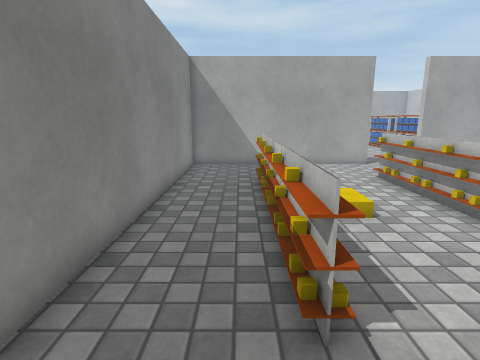
view 1 (above)

24 first-person views from a walk through a 3-D level made in the Unity game engine. The camera is 1.3 m above the floor, tilts 12° down and sees 80° across. The floor is counted in squares, 0.5 m on a side. Each view is taken from the middle of a square. On the plan, view 1 faces up. The plan holds only what a view shows up to about 19 squares ahead; the rest is blank. Surface patterns are stand-ins for the level's own textures.

view 2
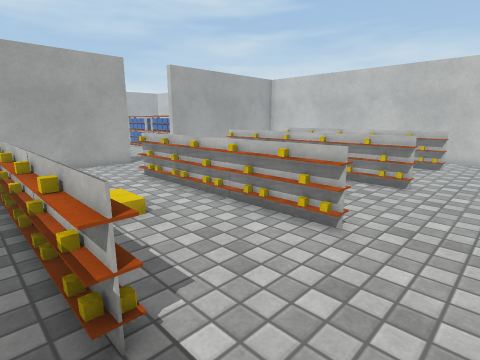

view 3
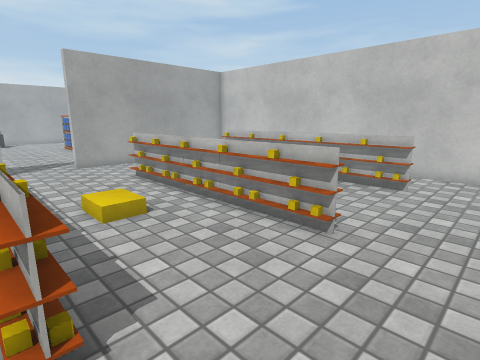

view 4
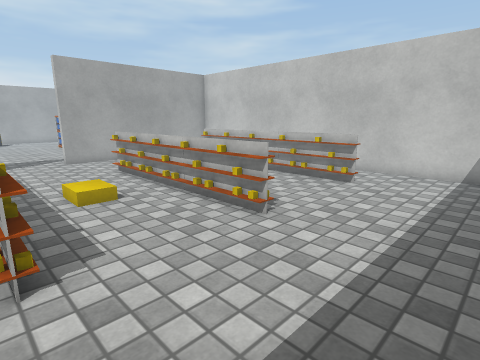

view 5
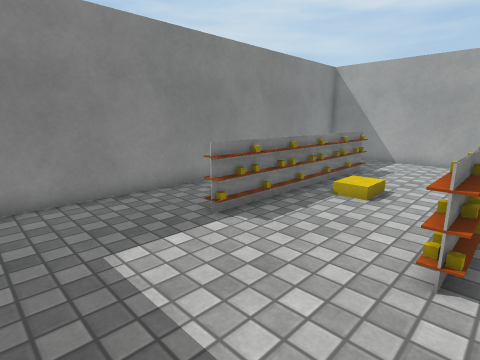

view 6
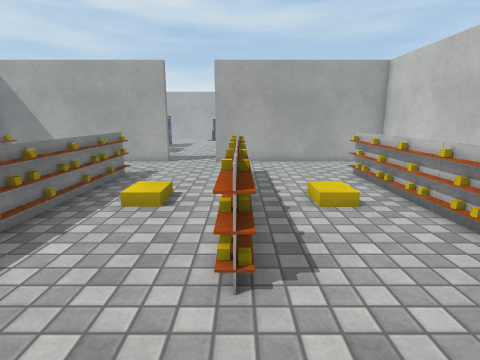

view 7
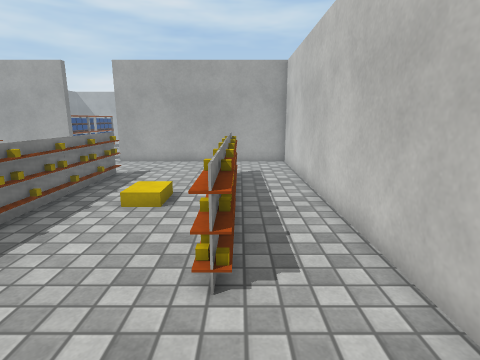

view 8
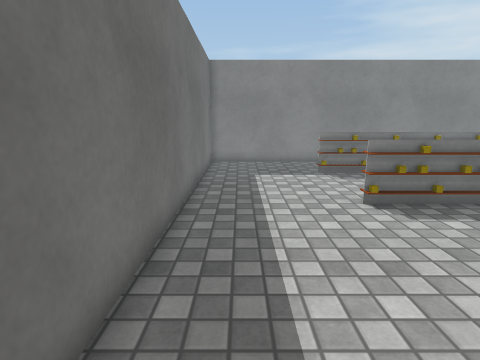

view 9
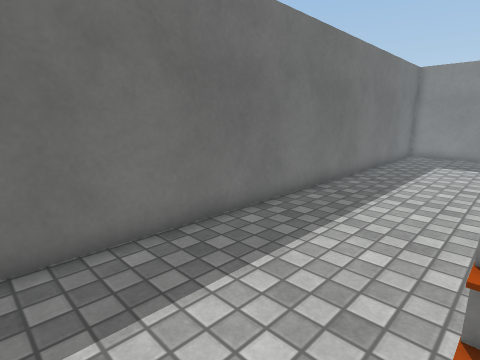

view 10
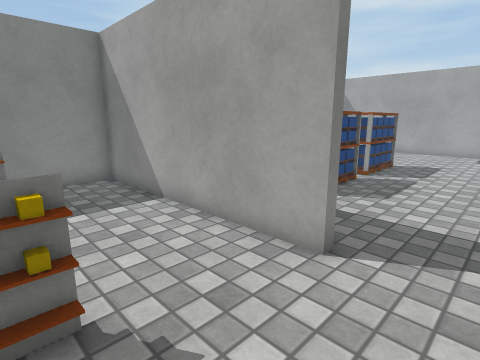

view 11
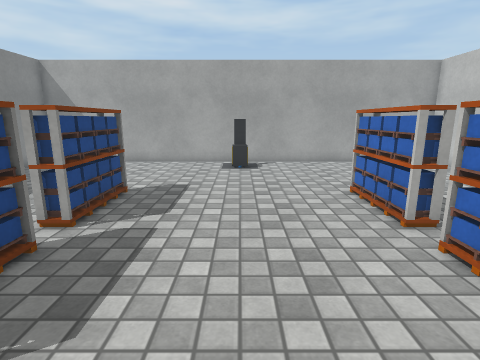

view 12
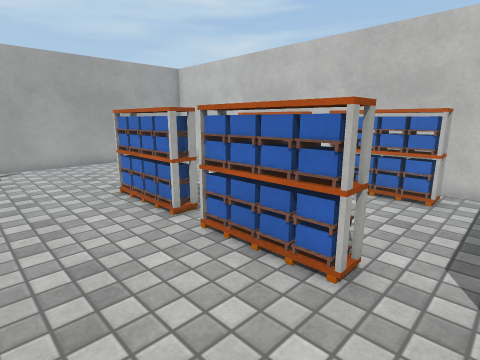

view 13
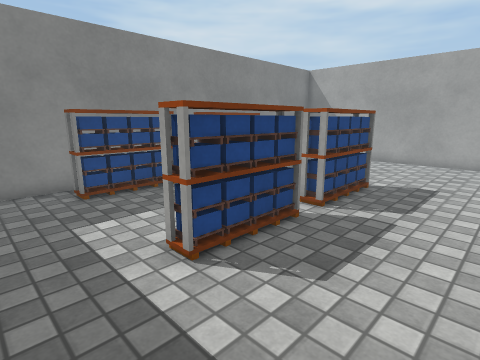

view 14
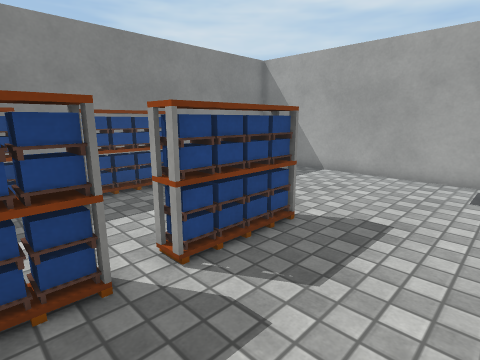

view 15
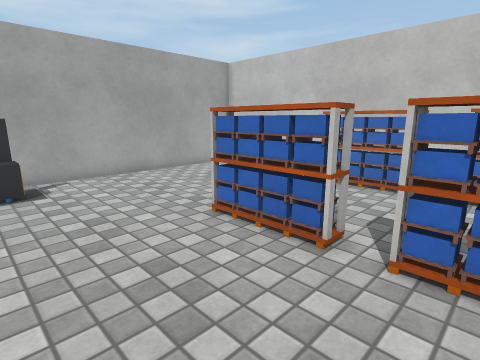

view 16
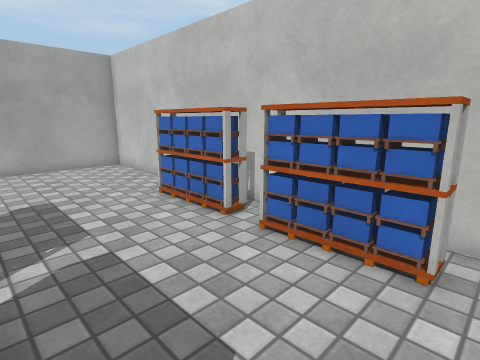

view 17
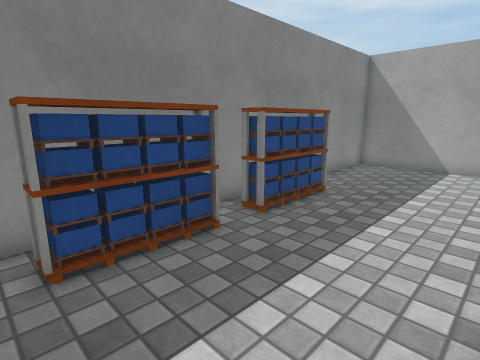

view 18
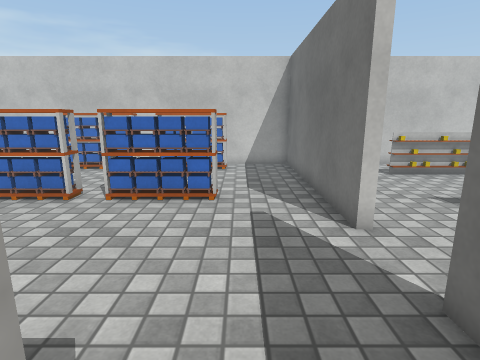

view 19
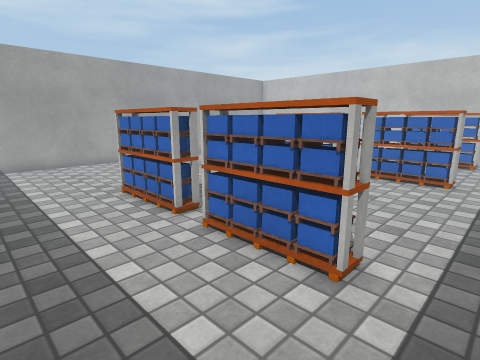

view 20
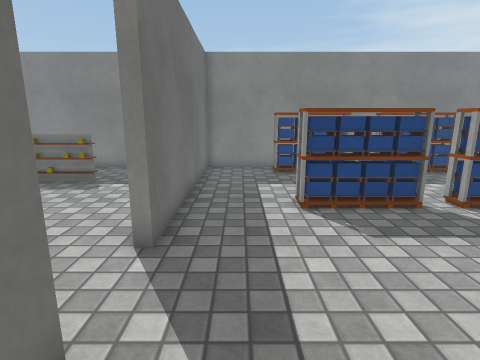

view 21
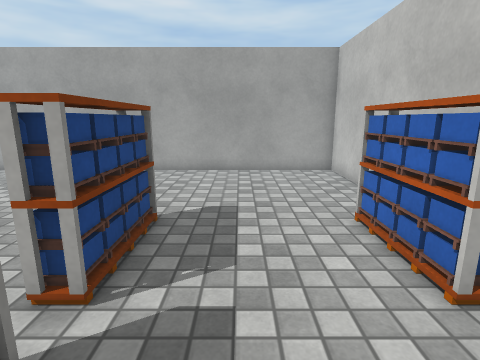

view 22
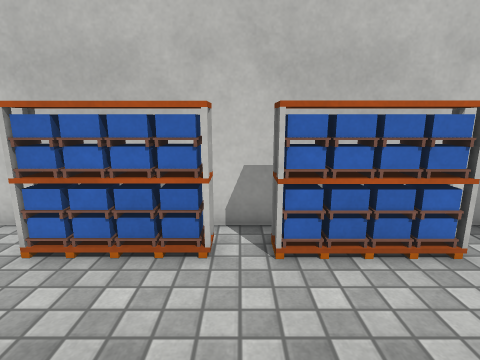

view 23
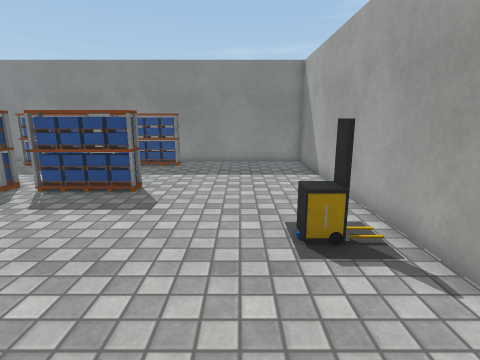

view 24
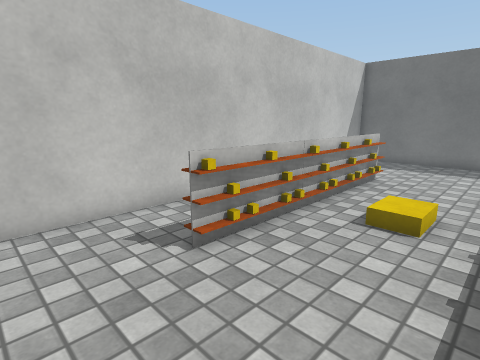

### Floor plan
Points are (right, up) in squares from view 1. A wall is a line through its corners. A room is listed if a view was taken in it or the views show most of it. See-through windows are left out.
Room 1 (views 1, 2, 3, 4, 5, 6, 7, 8, 9, 10, 24)
walls: (7.5, 17.2) (7.5, 16.8) (-2.8, 16.8) (-2.8, -2.8) (20.8, -2.8) (20.8, 16.8) (10.5, 16.8) (10.5, 17.2)
ways out: opening at (9, 17) to room 2
objects: other object (1, 3) to (1, 5); other object (1, 6) to (1, 7); other object (1, 8) to (1, 9); other object (1, 10) to (1, 11); other object (1, 12) to (1, 13); other object (6, 3) to (7, 5); other object (6, 6) to (7, 7); other object (6, 8) to (7, 9); other object (6, 10) to (7, 11); other object (6, 12) to (7, 13); other object (12, 3) to (12, 5); other object (12, 6) to (12, 7); other object (12, 8) to (12, 9); other object (12, 10) to (12, 11); other object (12, 12) to (12, 13); other object (17, 3) to (18, 5); other object (17, 6) to (18, 7); other object (17, 8) to (18, 9); other object (17, 10) to (18, 11); other object (17, 12) to (18, 13)
Room 2 (views 11, 12, 13, 14, 15, 16, 17, 18, 19, 20, 21, 22, 23)
walls: (10.5, 17.2) (20.8, 17.2) (20.8, 36.8) (-2.8, 36.8) (-2.8, 17.2) (7.5, 17.2)
ways out: opening at (9, 17) to room 1
objects: other object (-2, 21) to (-1, 24); other object (-2, 26) to (-1, 29); other object (4, 21) to (5, 24); other object (4, 26) to (5, 29); other object (9, 34) to (9, 35); other object (13, 21) to (14, 24); other object (13, 26) to (14, 29); other object (19, 21) to (20, 24); other object (19, 26) to (20, 29)

Positions as (right, up) in squares from view 1, and headings:
1: (0, 0), facing up
2: (0, 0), facing up-right
3: (6, 0), facing up-right
4: (6, -2), facing up-right
5: (7, -2), facing up-left
6: (12, -1), facing up
7: (18, -1), facing up
8: (15, -1), facing left
9: (20, 3), facing down-left
10: (10, 12), facing up-left
11: (9, 19), facing up
12: (9, 19), facing up-right
13: (9, 18), facing up-left
14: (9, 23), facing up-left
15: (8, 23), facing up-right
16: (14, 20), facing up-right
17: (4, 20), facing up-left
18: (4, 20), facing right
19: (0, 19), facing up-right
20: (13, 19), facing left
21: (16, 22), facing up
22: (14, 25), facing right
23: (15, 33), facing left
24: (13, 16), facing down-right
